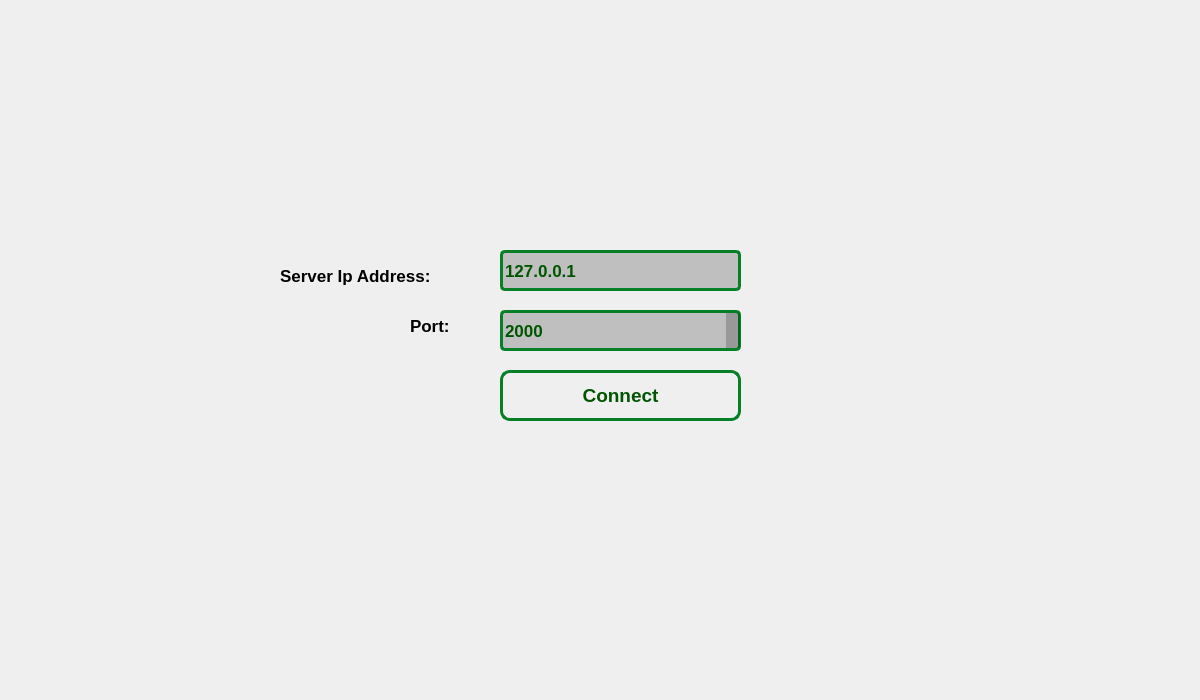
<?xml version="1.0" encoding="UTF-8"?>
<ui version="4.0">
 <class>HostConnector</class>
 <widget class="QWidget" name="HostConnector">
  <property name="geometry">
   <rect>
    <x>0</x>
    <y>0</y>
    <width>1200</width>
    <height>700</height>
   </rect>
  </property>
  <property name="windowTitle">
   <string>HostConnector</string>
  </property>
  <property name="styleSheet">
   <string notr="true"/>
  </property>
  <widget class="QWidget" name="widget" native="true">
   <property name="geometry">
    <rect>
     <x>0</x>
     <y>0</y>
     <width>1201</width>
     <height>700</height>
    </rect>
   </property>
   <property name="autoFillBackground">
    <bool>false</bool>
   </property>
   <property name="styleSheet">
    <string notr="true">#widget {
    background-image: url(:/resources/images/backgrounds/background1.png);
    background-repeat: no-repeat;
    background-position: center;
}</string>
   </property>
   <widget class="QPushButton" name="connect">
    <property name="geometry">
     <rect>
      <x>500</x>
      <y>370</y>
      <width>241</width>
      <height>51</height>
     </rect>
    </property>
    <property name="font">
     <font>
      <pointsize>14</pointsize>
      <bold>true</bold>
     </font>
    </property>
    <property name="cursor">
     <cursorShape>PointingHandCursor</cursorShape>
    </property>
    <property name="styleSheet">
     <string notr="true">color: rgb(0, 85, 0);
border:3px solid #068027;
border-radius:10px;</string>
    </property>
    <property name="text">
     <string>Connect</string>
    </property>
   </widget>
   <widget class="QSpinBox" name="port">
    <property name="geometry">
     <rect>
      <x>500</x>
      <y>310</y>
      <width>241</width>
      <height>41</height>
     </rect>
    </property>
    <property name="font">
     <font>
      <pointsize>13</pointsize>
      <bold>true</bold>
     </font>
    </property>
    <property name="styleSheet">
     <string notr="true">color: rgb(0, 85, 0);
border:3px solid #068027;
border-radius:5px;
background-color: rgba(0, 0, 0,0.2);</string>
    </property>
    <property name="maximum">
     <number>10000</number>
    </property>
    <property name="value">
     <number>2000</number>
    </property>
   </widget>
   <widget class="QLineEdit" name="ip">
    <property name="geometry">
     <rect>
      <x>500</x>
      <y>250</y>
      <width>241</width>
      <height>41</height>
     </rect>
    </property>
    <property name="font">
     <font>
      <pointsize>13</pointsize>
      <bold>true</bold>
     </font>
    </property>
    <property name="styleSheet">
     <string notr="true">color: rgb(0, 85, 0);
border:3px solid #068027;
border-radius:5px;
background-color: rgba(0, 0, 0,0.2);</string>
    </property>
    <property name="text">
     <string>127.0.0.1</string>
    </property>
   </widget>
   <widget class="QLabel" name="label">
    <property name="geometry">
     <rect>
      <x>280</x>
      <y>260</y>
      <width>201</width>
      <height>31</height>
     </rect>
    </property>
    <property name="font">
     <font>
      <pointsize>13</pointsize>
      <bold>true</bold>
     </font>
    </property>
    <property name="styleSheet">
     <string notr="true">color: rgb(0, 0, 0);</string>
    </property>
    <property name="text">
     <string>Server Ip Address:</string>
    </property>
   </widget>
   <widget class="QLabel" name="label_2">
    <property name="geometry">
     <rect>
      <x>410</x>
      <y>310</y>
      <width>61</width>
      <height>31</height>
     </rect>
    </property>
    <property name="font">
     <font>
      <pointsize>13</pointsize>
      <bold>true</bold>
     </font>
    </property>
    <property name="styleSheet">
     <string notr="true">color: rgb(0, 0, 0);</string>
    </property>
    <property name="text">
     <string>Port:</string>
    </property>
   </widget>
  </widget>
 </widget>
 <resources/>
 <connections/>
</ui>
